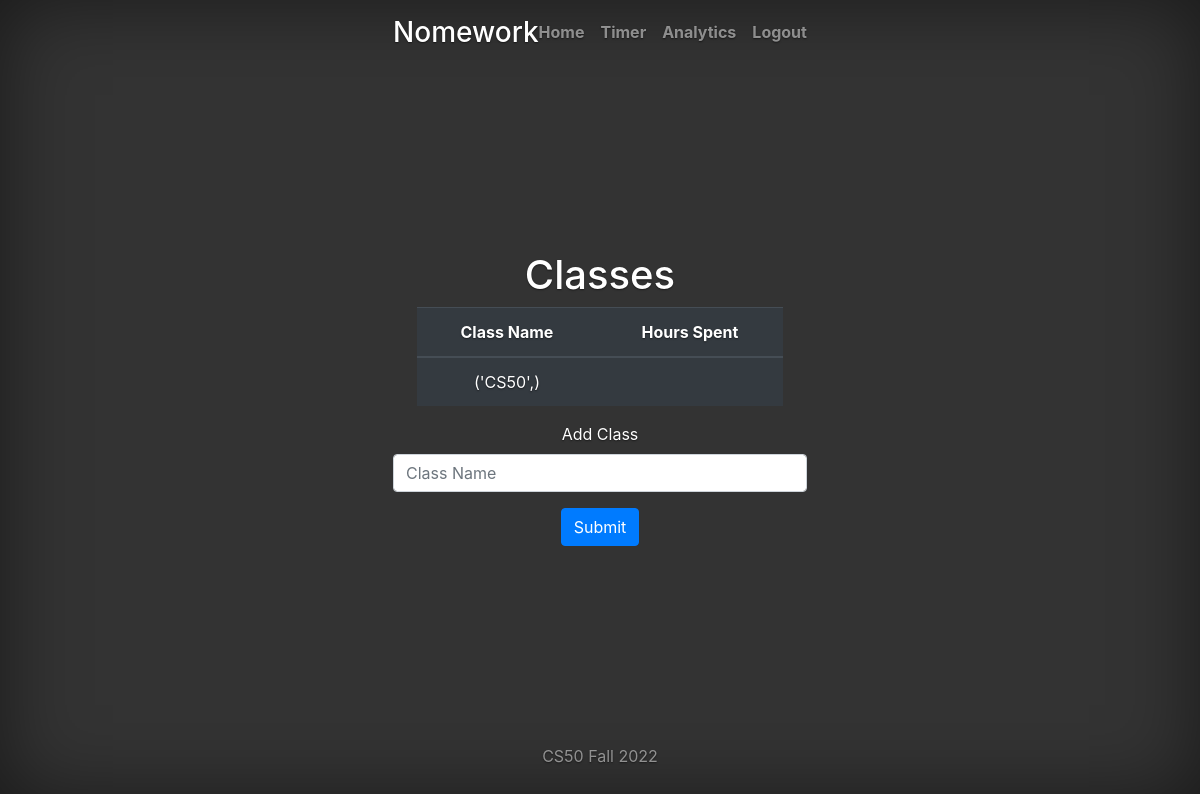
Before: / (signed in) with the older database file.
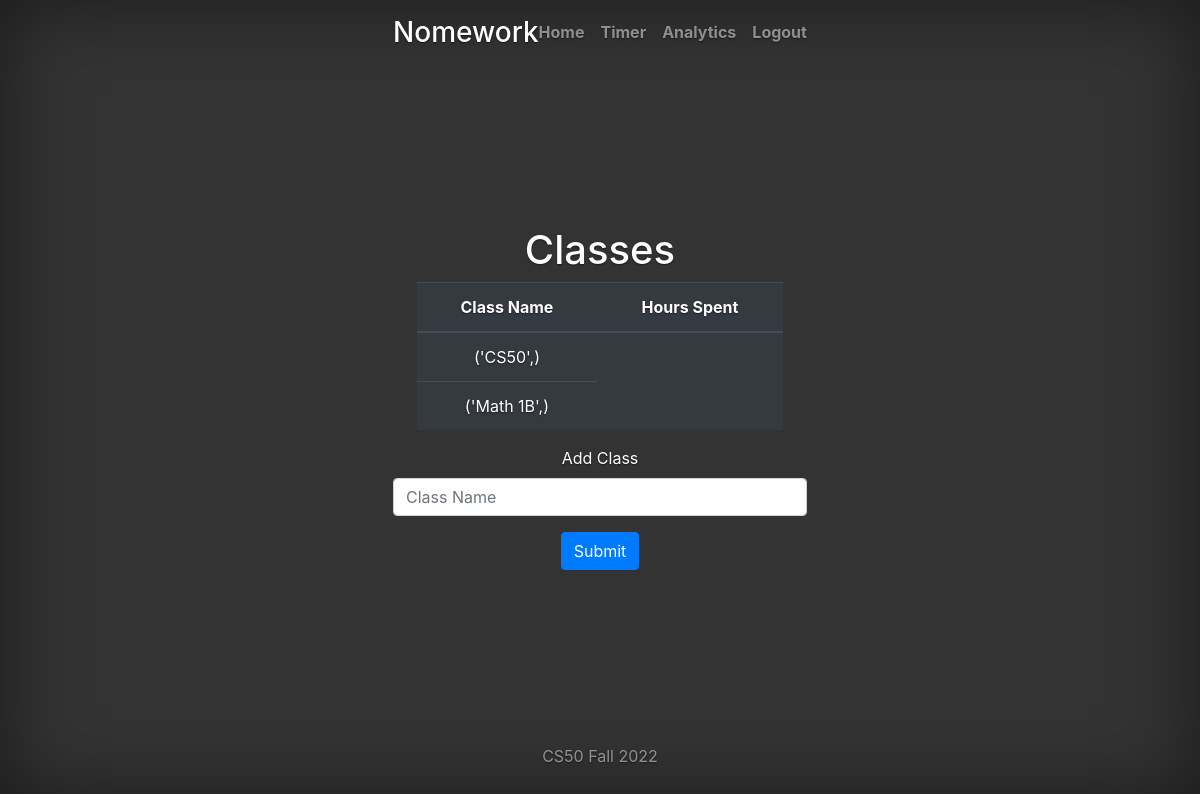
After: the same page with the newer database file.
### tables this page shows
CREATE TABLE classes (
    id INTEGER PRIMARY KEY AUTOINCREMENT,
    name TEXT NOT NULL,
    user_id INTEGER NOT NULL,
    FOREIGN KEY (user_id) REFERENCES users (id)
);

### app.py (the view)
@app.route("/", methods=['GET', 'POST'])
@login_required
def index():
    if request.method == "POST":
        db.execute("INSERT INTO classes (name, user_id) VALUES (?, ?)", [request.form.get("classname"), session["user_id"]])
        print("commited")
        con.commit()
        return redirect("/")
    else:
        db.execute("SELECT name FROM classes WHERE user_id = ?", [session["user_id"]])
        userclasses = db.fetchall()
        return render_template("index.html", userclasses=userclasses)

### helpers.py (called while the page is built)
def login_required(f):
    @wraps(f)
    def decorated_function(*args, **kwargs):
        if session.get("user_id") is None:
            return redirect("/login")
        return f(*args, **kwargs)
    return decorated_function

### templates/index.html (shortened to what this page needs)
{% extends "layout.html" %}
{% block body %}
<main role="main" class="inner cover">
    <h1 class="cover-heading">Classes</h1>
    <table class="table table-dark">
        <thead>
            <th class="text-start">Class Name</th>
            <th class="text-end">Hours Spent</th>
        </thead>
        <tbody>
            {% for classes in userclasses %}
                <tr>
                    <td class="text-start">{{ classes }}</td>
                </tr>
            {% endfor %}
        </tbody>
    </table>
</main>
<div>
    <form action="/" method="post">
        <div class="form-group">
          <label for="classname">Add Class</label>
          <input type="text" class="form-control" id="classname" name="classname" placeholder="Class Name">
        </div>
        <button type="submit" class="btn btn-primary">Submit</button>
    </form>
</div>
{% endblock %}

### templates/layout.html (shortened to what this page needs)
<!doctype html>
<html lang="en">
  <head>
    <link rel="stylesheet" href="https://cdn.jsdelivr.net/npm/bootstrap@4.3.1/dist/css/bootstrap.min.css">
    <link href="/static/cover.css" rel="stylesheet">
  </head>
  <body class="text-center">
    <div class="cover-container d-flex h-100 p-3 mx-auto flex-column">
      <header class="masthead mb-auto">
        <div class="inner">
        {% if session["user_id"] %}
          <h3 class="masthead-brand">Nomework</h3>
        {% else %}
          <h3><a class='masthead-brand' href="/home">Nomework</a></h3>
        {% endif %}
          <nav class="nav nav-masthead justify-content-center">
        {% if session["user_id"] %}
        <a class="nav-link" href="/">Home</a>
            <a class="nav-link" href="/timer">Timer</a>
            <a class="nav-link" href="/analytics">Analytics</a>
            <a class="nav-link" href="/logout">Logout</a>
          </nav>
        {% endif %}
        </div>
      </header>
    {% block body %}{% endblock %}
    <footer class="mastfoot mt-auto">
        <div class="inner">
          <p>CS50 Fall 2022</p>
        </div>
    </footer>
    </div>
</body>
</html>

### static/cover.css (style rules this page uses)
a, a:focus, a:hover { color: #fff; }
html, body { height: 100%; background-color: #333; }
body { display: -ms-flexbox; display: -webkit-box; display: flex; -ms-flex-pack: center; -webkit-box-pack: center; justify-content: center; color: #fff; text-shadow: 0 .05rem .1rem rgba(0, 0, 0, .5); box-shadow: inset 0 0 5rem rgba(0, 0, 0, .5); }
.cover-container { max-width: 42em; }
.masthead { margin-bottom: 2rem; }
.masthead-brand { margin-bottom: 0; }
.nav-masthead .nav-link { padding: .25rem 0; font-weight: 700; color: rgba(255, 255, 255, .5); background-color: transparent; border-bottom: .25rem solid transparent; }
.nav-masthead .nav-link + .nav-link { margin-left: 1rem; }
@media (min-width: 48em) { .masthead-brand { float: left; } }
@media (min-width: 48em) { .nav-masthead { float: right; } }
.cover { padding: 0 1.5rem; }
.mastfoot { color: rgba(255, 255, 255, .5); }

Changed rows visible on the page:
added classes: classes "('Math 1B',)"
